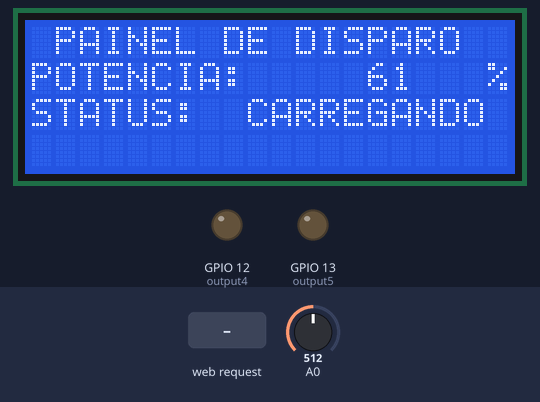
The sketch below on a simulated ESP8266 (NodeMCU). On the bench: 20×4 character LCD, output pins drawn as LEDs (lit = HIGH). The test bench sets the inputs (shaded band); at power-on: A0 = 512. WiFi joins after 1.5 s; servers stay silent unless stated; what the sketch prints to the serial monitor is not drawn.

Above: at 2.8 s.
2.9 s: A0 set to 741
At 4.1 s:
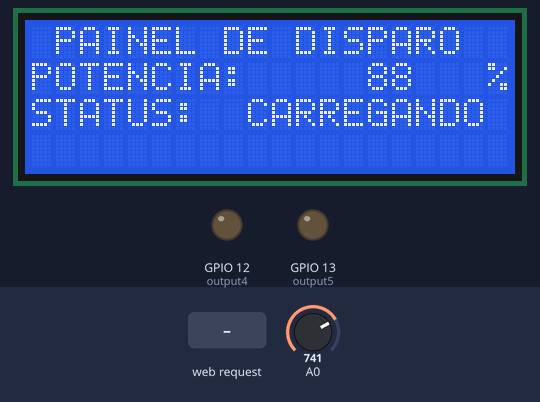
4.4 s: A0 set to 763
At 5.5 s:
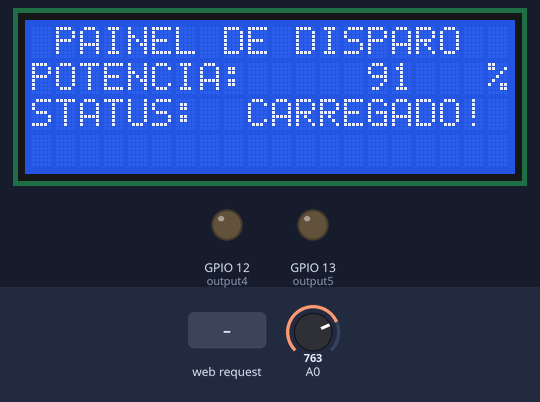
5.9 s: A0 set to 80
At 6.5 s:
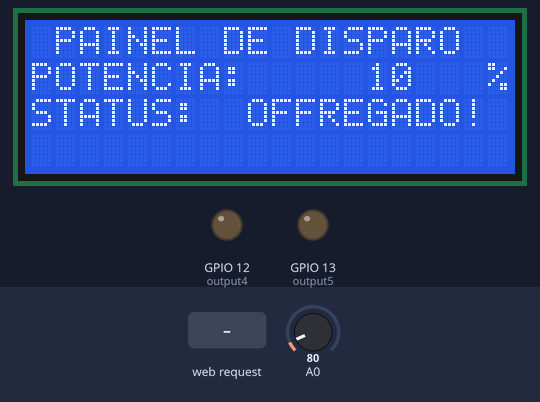
7.4 s: HTTP request GET /5/on received
At 8.8 s:
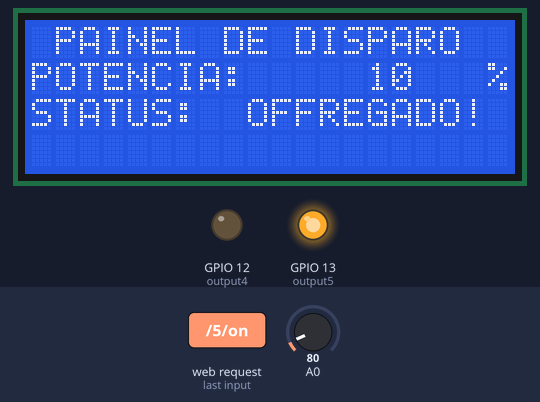
9.1 s: HTTP request GET /4/on received
At 10.4 s:
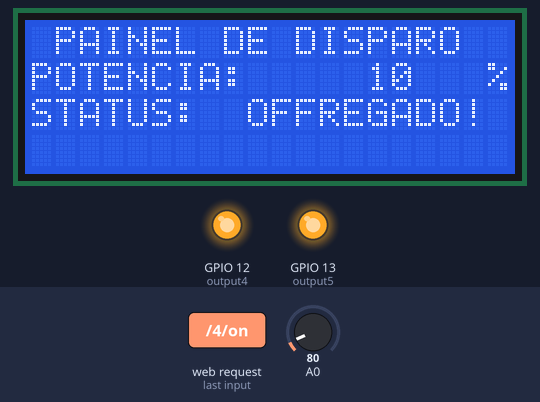
10.8 s: HTTP request GET /5/off received
At 11.8 s:
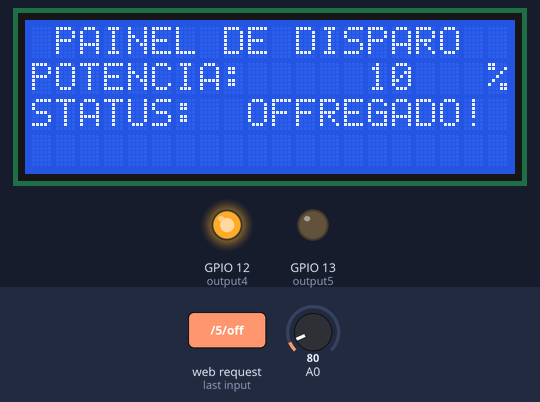
Timing chart, 0 to 13.5 s (numbered marks = the images above; inputs shaded):
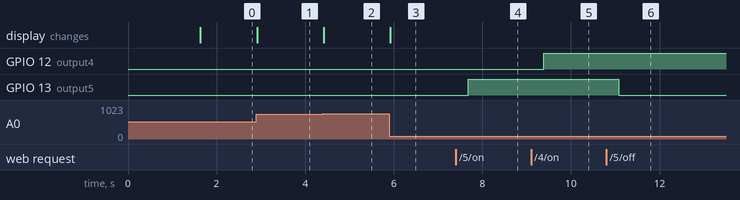

The sketch:

28-04.ino
```cpp
/*********
  Rui Santos
  Complete project details at http://randomnerdtutorials.com
*********/

// Load Wi-Fi library
#include <ESP8266WiFi.h>
#include <LiquidCrystal_I2C.h>

LiquidCrystal_I2C lcd(0x3F, 20, 4); // set the LCD address to 0x27 for a 16 chars and 2 line display

// Replace with your network credentials
const char* ssid     = "PRD";
const char* password = "12345678";
unsigned tensaoC = 0;
unsigned rt = 0;
// Set web server port number to 80
WiFiServer server(80);

// Variable to store the HTTP request
String header;

// Auxiliar variables to store the current output state
String output5State = "off";
String output4State = "off";

// Assign output variables to GPIO pins
const int output5 = 13;
const int output4 = 12;

void setup() {
  Serial.begin(115200);
  // Initialize the output variables as outputs
  pinMode(output5, OUTPUT);
  pinMode(output4, OUTPUT);
  // Set outputs to LOW
  digitalWrite(output5, LOW);
  digitalWrite(output4, LOW);

  // Connect to Wi-Fi network with SSID and password
  Serial.print("Connecting to ");
  Serial.println(ssid);
  WiFi.begin(ssid, password);
  while (WiFi.status() != WL_CONNECTED) {
    delay(500);
    Serial.print(".");
  }
  // Print local IP address and start web server
  Serial.println("");
  Serial.println("WiFi connected.");
  Serial.println("IP address: ");
  Serial.println(WiFi.localIP());
  server.begin();

  lcd.init();                      // initialize the lcd
  lcd.backlight();

  lcd.setCursor(4, 0);
  lcd.print("EQUIPE PRD");

  lcd.clear();

  lcd.setCursor(1, 0);
  lcd.print("PAINEL DE DISPARO");

  lcd.setCursor(0, 1);
  lcd.print("POTENCIA: ");

  lcd.setCursor(19, 1);
  lcd.print("%");

  lcd.setCursor(0, 2);
  lcd.print("STATUS: ");


}

void loop() {
  WiFiClient client = server.available();   // Listen for incoming clients
  tensaoC = analogRead(A0);

  rt =  map(tensaoC, 0, 840, 0, 100);// 840 é o valor aproximado para correcao da tensao
  lcd.setCursor(14, 1);
  lcd.print(rt);


  if ( rt >= 90) {
    lcd.setCursor(9, 2);
    lcd.print("CARREGADO!");
  }
  else if (rt > 10 && rt < 90)
  {
    lcd.setCursor(9, 2);
    lcd.print("CARREGANDO");
  }
  else
  {
    lcd.setCursor(9, 2);
    lcd.print("OFF");
  }
  if (client) {                             // If a new client connects,
    Serial.println("New Client.");          // print a message out in the serial port
    String currentLine = "";                // make a String to hold incoming data from the client
    while (client.connected()) {            // loop while the client's connected
      tensaoC = analogRead(A0);

      rt =  map(tensaoC, 0, 840, 0, 100);// 840 é o valor aproximado para correcao da tensao
      lcd.setCursor(14, 1);
      lcd.print(rt);


      if (client.available()) {             // if there's bytes to read from the client,
        char c = client.read();             // read a byte, then
        Serial.write(c);                    // print it out the serial monitor
        header += c;
        if (c == '\n') {                    // if the byte is a newline character
          // if the current line is blank, you got two newline characters in a row.
          // that's the end of the client HTTP request, so send a response:
          if (currentLine.length() == 0) {
            // HTTP headers always start with a response code (e.g. HTTP/1.1 200 OK)
            // and a content-type so the client knows what's coming, then a blank line:
            client.println("HTTP/1.1 200 OK");
            client.println("Content-type:text/html");
            client.println("Connection: close");
            client.println();

            // turns the GPIOs on and off
            if (header.indexOf("GET /5/on") >= 0) {
              Serial.println("GPIO 5 on");
              output5State = "on";
              digitalWrite(output5, HIGH);
            } else if (header.indexOf("GET /5/off") >= 0) {
              Serial.println("GPIO 5 off");
              output5State = "off";
              digitalWrite(output5, LOW);
            } else if (header.indexOf("GET /4/on") >= 0) {
              Serial.println("GPIO 4 on");
              output4State = "on";
              digitalWrite(output4, HIGH);
            } else if (header.indexOf("GET /4/off") >= 0) {
              Serial.println("GPIO 4 off");
              output4State = "off";
              digitalWrite(output4, LOW);
            }

            // Display the HTML web page
            client.println("<!DOCTYPE html><html>");
            client.println("<head><meta name=\"viewport\" content=\"width=device-width, initial-scale=1\">");
            client.println("<link rel=\"icon\" href=\"data:,\">");
            // CSS to style the on/off buttons
            // Feel free to change the background-color and font-size attributes to fit your preferences
            client.println("<style>html { font-family: Helvetica; display: inline-block; margin: 0px auto; text-align: center;}");
            client.println(".button { background-color: #195B6A; border: none; color: white; padding: 16px 40px;");
            client.println("text-decoration: none; font-size: 30px; margin: 2px; cursor: pointer;}");
            client.println(".button2 {background-color: #77878A;}</style></head>");

            // Web Page Heading
            client.println("<body><h1>ESP8266 Web Server</h1>");

            // Display current state, and ON/OFF buttons for GPIO 5
            client.println("<p>CARREGAMENTO: " + output5State + "</p>");
            // If the output5State is off, it displays the ON button
            if (output5State == "off") {
              client.println("<p><a href=\"/5/on\"><button class=\"button\">ON</button></a></p>");
            } else {
              client.println("<p><a href=\"/5/off\"><button class=\"button button2\">OFF</button></a></p>");
            }

            // Display current state, and ON/OFF buttons for GPIO 4
            client.println("<p>IGNICAO: " + output4State + "</p>");
            client.print("<p>STATUS: <P>");
            client.print(rt);
            // If the output4State is off, it displays the ON button
            if (output4State == "off") {
              client.println("<p><a href=\"/4/on\"><button class=\"button\">ON</button></a></p>");
            } else {
              client.println("<p><a href=\"/4/off\"><button class=\"button button2\">OFF</button></a></p>");
            }
            client.println("</body></html>");

            // The HTTP response ends with another blank line
            client.println();
            // Break out of the while loop
            break;
          } else { // if you got a newline, then clear currentLine
            currentLine = "";
          }
        } else if (c != '\r') {  // if you got anything else but a carriage return character,
          currentLine += c;      // add it to the end of the currentLine
        }
      }

      if ( rt >= 90) {
        lcd.setCursor(9, 2);
        lcd.print("CARREGADO!");
      }
      else if (rt > 10 && rt < 90)
      {
        lcd.setCursor(9, 2);
        lcd.print("CARREGANDO");
      }
      else
      {
        lcd.setCursor(9, 2);
        lcd.print("OFF");
      }
    }
    // Clear the header variable
    header = "";
    // Close the connection
    client.stop();
    Serial.println("Client disconnected.");
    Serial.println("");
  }
}
```

Measured:
- the behaviour switches between 751 and 752 on A0 (found by bisection; images 1 and 2)
- after the input at 2.9 s, the display: changes at once (image 1)
- after the input at 4.4 s, the display: changes at once (image 2)
- after the input at 5.9 s, the display: changes at once (image 3)
- after the input at 7.4 s, GPIO 13 (output5): LOW → HIGH after 0.28 s
- after the input at 9.1 s, GPIO 12 (output4): LOW → HIGH after 0.28 s
- after the input at 10.8 s, GPIO 13 (output5): HIGH → LOW after 0.28 s
